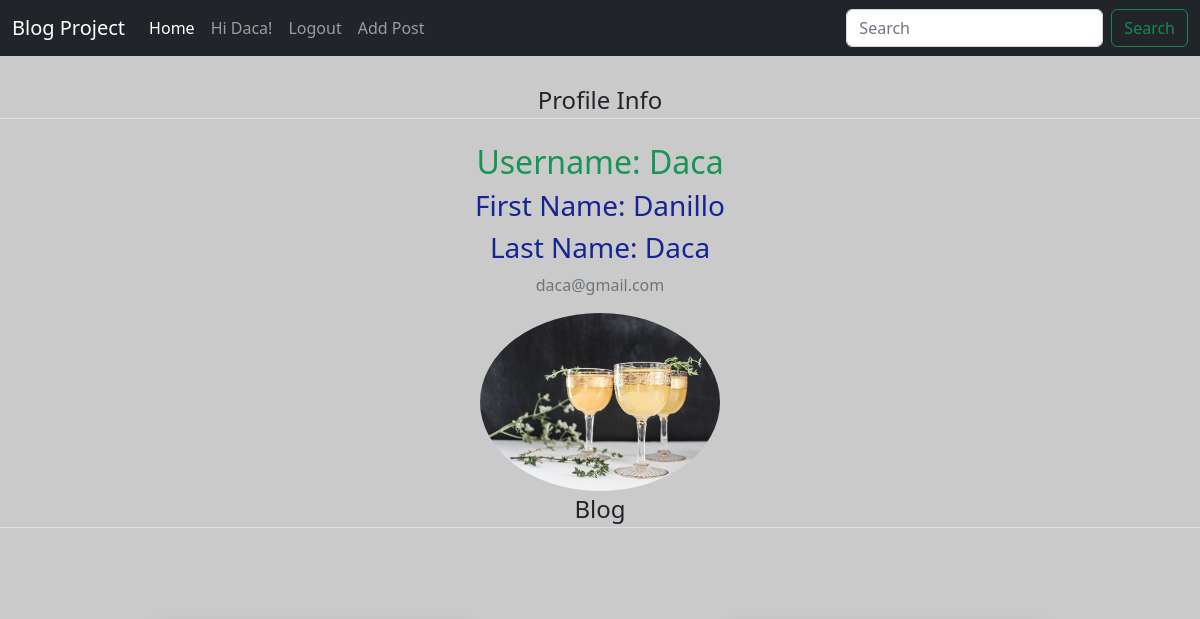
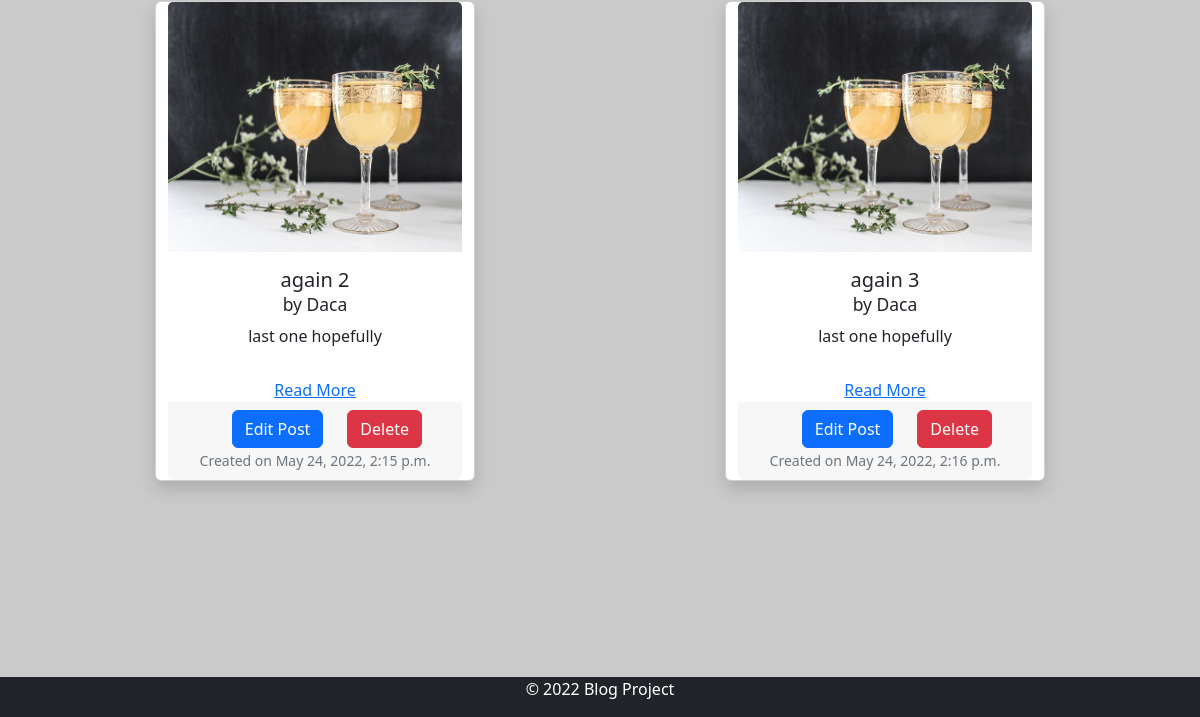
The app's page /user_profile/ (signed in), older data (2 pictures, top to bottom).
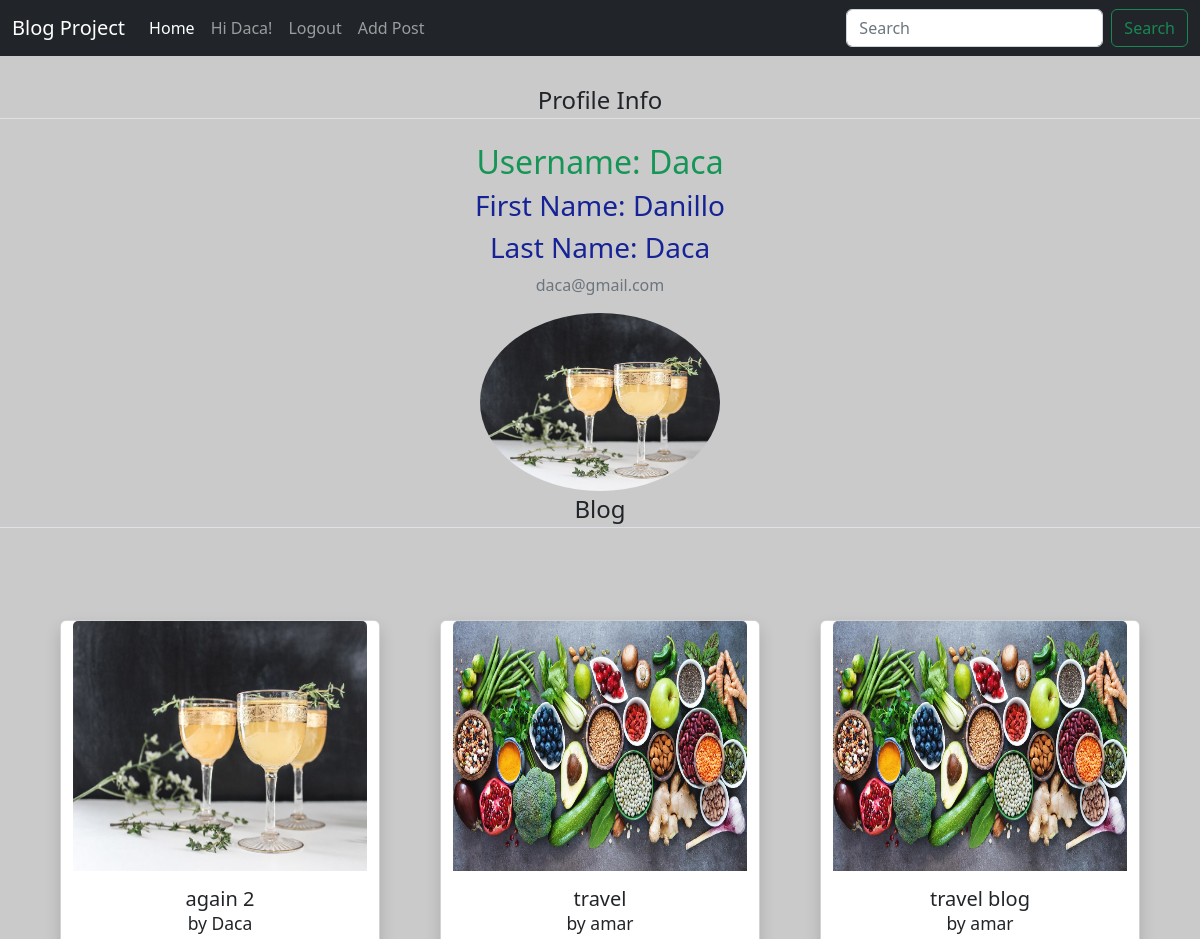
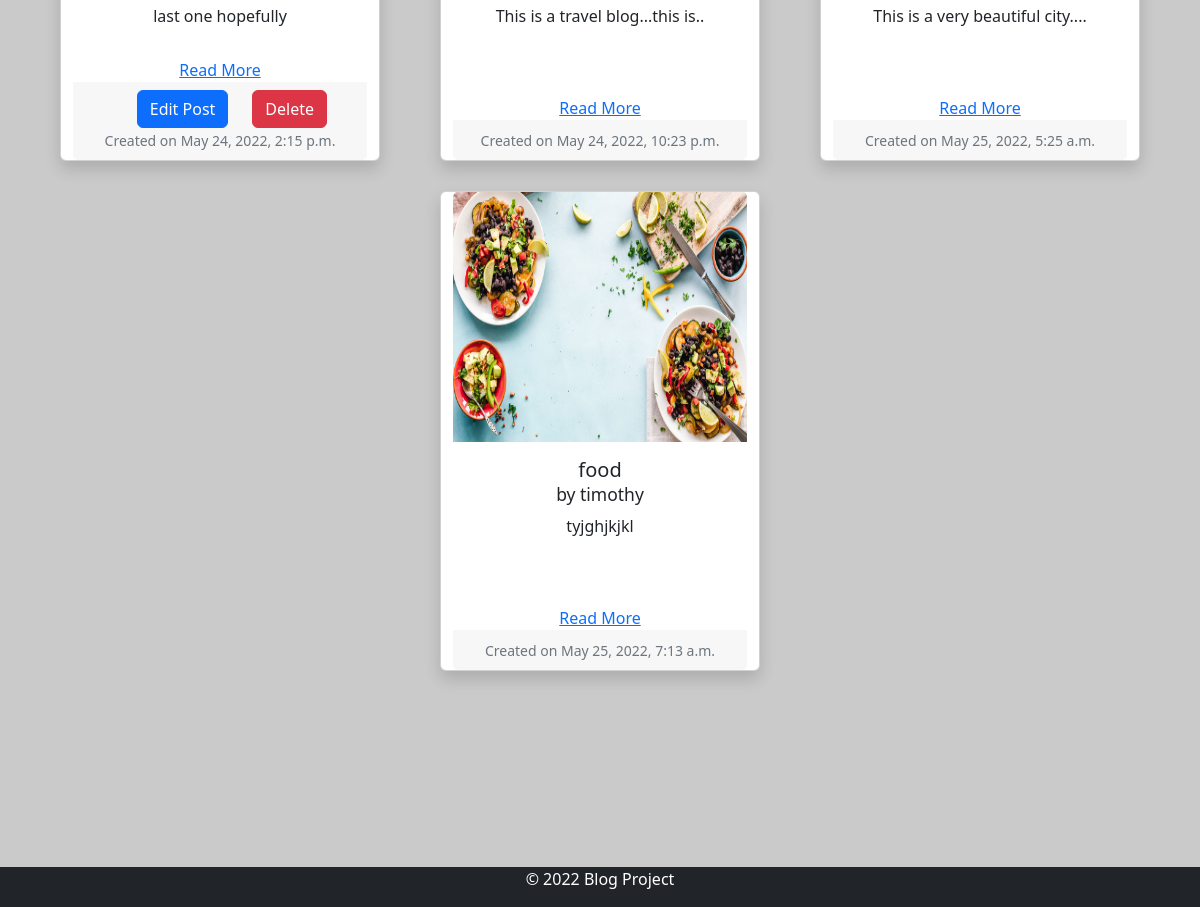
The same page, newer data (2 pictures, top to bottom).
### blog_app/models.py (models this page shows, shortened)
class UserProfileInfo(models.Model):
    user = models.OneToOneField(User, on_delete=models.CASCADE)
    first_name = models.CharField(("First name"), max_length=50)
    last_name = models.CharField(("Last name"), max_length=50)
    profile_pic = models.ImageField(upload_to = 'profile_pics', blank = True)

class Post(models.Model):
    title = models.CharField(max_length=200, unique=True)
    author = models.ForeignKey(User, editable=False, on_delete= models.CASCADE,related_name='blog_posts', null=True)
    content = models.TextField()
    status = models.IntegerField(choices=STATUS, default=0)
    created_on = models.DateTimeField(auto_now_add=True)

### blog_app/views.py (the view)
# urls.py: url(r'^user_profile/$', views.user_profile, name="user_profile"),
@login_required
def user_profile(request):
    queryset = Post.objects.filter(status=1)
    post_dict = {'post_list': queryset}
    return render(request, 'blog_app/user_profile.html', context=post_dict)

### templates/blog_app/user_profile.html (shortened to what this page needs)
{% extends "blog_app/base.html" %}
{% block content %}
    <div class="content-section">
      <div class="media">
        <legend class="border-bottom mb-4">Profile Info</legend>
         <div class="media-body">
            <h2 class="account-heading" >Username: {{ user.username }}</h2>
            <h3>First Name: {{ request.user.first_name }}</h3>
            <h3>Last Name: {{ request.user.last_name }}</h3>
            <p class="text-secondary">{{ user.email }}</p>
            <img class="rounded-circle article-img" src="{{ user.userprofileinfo.profile_pic.url }}" width='240' alt={{user}}>
        </div>
      </div>
      <form method="POST" enctype="multipart/form-data">
        <fieldset class="form-group">
            <legend class="border-bottom mb-4">Blog</legend>
        </fieldset>
    </form>
    </div >
<div class="container mt-5 mb-3">
  <div class="row">
    {% for post in post_list %}
    <div class="card shadow " style="width: 20rem; height: 30rem;" >
          <img src="{{ post.author.userprofileinfo.profile_pic.url }}" class="card-img-top" alt="..." height="250px">
          <div class="card-body" style="overflow:hidden;">
            <h5 class="card-title">{{post.title}} <br><small>by {{post.author}}</small></h5>
            <p class="card-text">{{ post.content | truncatechars:50}}</p>
          </div>
          <a href="{% url 'blog_app:article' post.id %}">Read More</a>
          <div class="card-footer" style="border-top:none">
            {% if post.author.id == request.user.id %}
          <div class="d-flex flex-row justify-content-end mt-auto">
            <a href="{% url 'blog_app:editpost' post.id %}" class="btn btn-primary d-flex justify-content-end">Edit Post <a href="{% url 'blog_app:deletepost' post.id %}" class="btn btn-danger mx-4">Delete</a></a>
            </div>
          {% endif %}
            <p class="card-text"><small class="text-muted">Created on {{ post.created_on }}</small></p>
          </div>
    </div>
    {% endfor %}
  </div>
</div>
{% endblock %}

### templates/blog_app/base.html (shortened to what this page needs)
{% load staticfiles %}
{% load static %}
<!DOCTYPE html>
<html lang="en">
<head>
    <link href="https://cdn.jsdelivr.net/npm/bootstrap@5.2.0-beta1/dist/css/bootstrap.min.css" rel="stylesheet">
    <link rel="stylesheet" href="{% static 'css/basicstyle.css' %}">
    <link href="{% static 'styles/base.css' %}" rel="stylesheet">
</head>
<body>
<header class="p-3 bg-dark">
<nav class="navbar navbar-expand-lg navbar-dark bg-dark fixed-top">
  <div class="container-fluid">
    <div class="collapse navbar-collapse" id="navbarTogglerDemo01">
      <a class="navbar-brand" href="{% url 'index' %}">Blog Project</a>
      <ul class="navbar-nav me-auto mb-2 mb-lg-0">
        <li class="nav-item">
          <a class="nav-link active" aria-current="page" href="{% url 'index' %}">Home</a>
        </li>
{% if user.is_authenticated %}
        <li class="nav-item">
          <a class="nav-link" href="{% url 'user_profile' %}">Hi {{ user.username }}!</a>
        </li>
        <li class="nav-item">
          <a class="nav-link" href="{% url 'logout' %}">Logout</a>
        </li>
        <li class="nav-item">
          <a class="nav-link" href="{% url 'blog_app:addpost' %}">Add Post</a>
        </li>
{% endif %}
      </ul>
      <form class="d-flex" role="search">
        <input class="form-control me-2" type="search" placeholder="Search" aria-label="Search">
        <button class="btn btn-outline-success" type="submit">Search</button>
      </form>
    </div>
  </div>
</nav>
  </header>
<div id="content-wrap">
{% block content %}
{% endblock %}
</div>
<div class="container" >
  <footer class="py-0  footer fixed-bottom bg-dark " id="footer">
    <p class="text-center " style="color: white;">© 2022 Blog Project</p>
  </footer>
</div>
</body>
</html>

### static/css/basicstyle.css (style rules this page uses)
body { background-color:rgb(202, 202, 202); }
h3 { color:rgb(22, 35, 150); }
h2 { color:rgb(22, 150, 86); }
#footer { position: fixed; bottom: 0; width: 100%; }
#content-wrap { margin-bottom: 50px; margin-top: 50px; position: relative; padding-bottom: 10rem; }

### static/styles/base.css (style rules this page uses)
body { text-align:center; }
.card { margin: 20px auto; float: none; margin-bottom: 10px; }

Row changes from the older to the newer data that the page shows:
removed Post: author.userprofileinfo.profile_pic (picture), title "again 3", author "Daca", content "last one hopefully", shows "Edit Post", created_on "May 24, 2022, 2:16 p.m."
added Post: author.userprofileinfo.profile_pic (picture), title "travel", author "amar", content "This is a travel blog...this is..", created_on "May 24, 2022, 10:23 p.m."
added Post: author.userprofileinfo.profile_pic (picture), title "travel blog", author "amar", content "This is a very beautiful city....", created_on "May 25, 2022, 5:25 a.m."
added Post: author.userprofileinfo.profile_pic (picture), title "food", author "timothy", content "tyjghjkjkl", created_on "May 25, 2022, 7:13 a.m."
